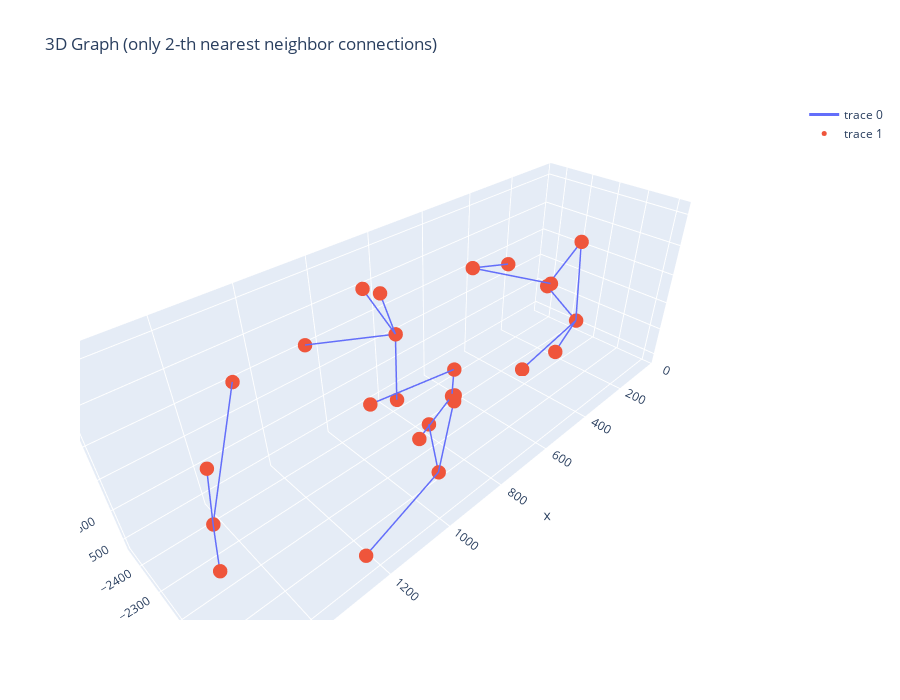

Notebook code for this chart:
### Code cell
plot_kth_neighbor_graph(source_pc, k=2)
